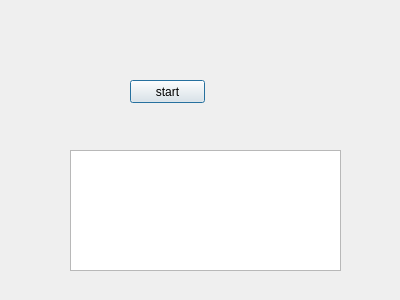
<?xml version="1.0" encoding="UTF-8"?>
<ui version="4.0">
 <class>DNSForm</class>
 <widget class="QDialog" name="DNSForm">
  <property name="geometry">
   <rect>
    <x>0</x>
    <y>0</y>
    <width>400</width>
    <height>300</height>
   </rect>
  </property>
  <property name="windowTitle">
   <string>Dialog</string>
  </property>
  <widget class="QPushButton" name="pushButton">
   <property name="geometry">
    <rect>
     <x>130</x>
     <y>80</y>
     <width>75</width>
     <height>23</height>
    </rect>
   </property>
   <property name="text">
    <string>start</string>
   </property>
  </widget>
  <widget class="QTextEdit" name="resultText">
   <property name="geometry">
    <rect>
     <x>70</x>
     <y>150</y>
     <width>271</width>
     <height>121</height>
    </rect>
   </property>
  </widget>
 </widget>
 <resources/>
 <connections/>
</ui>
